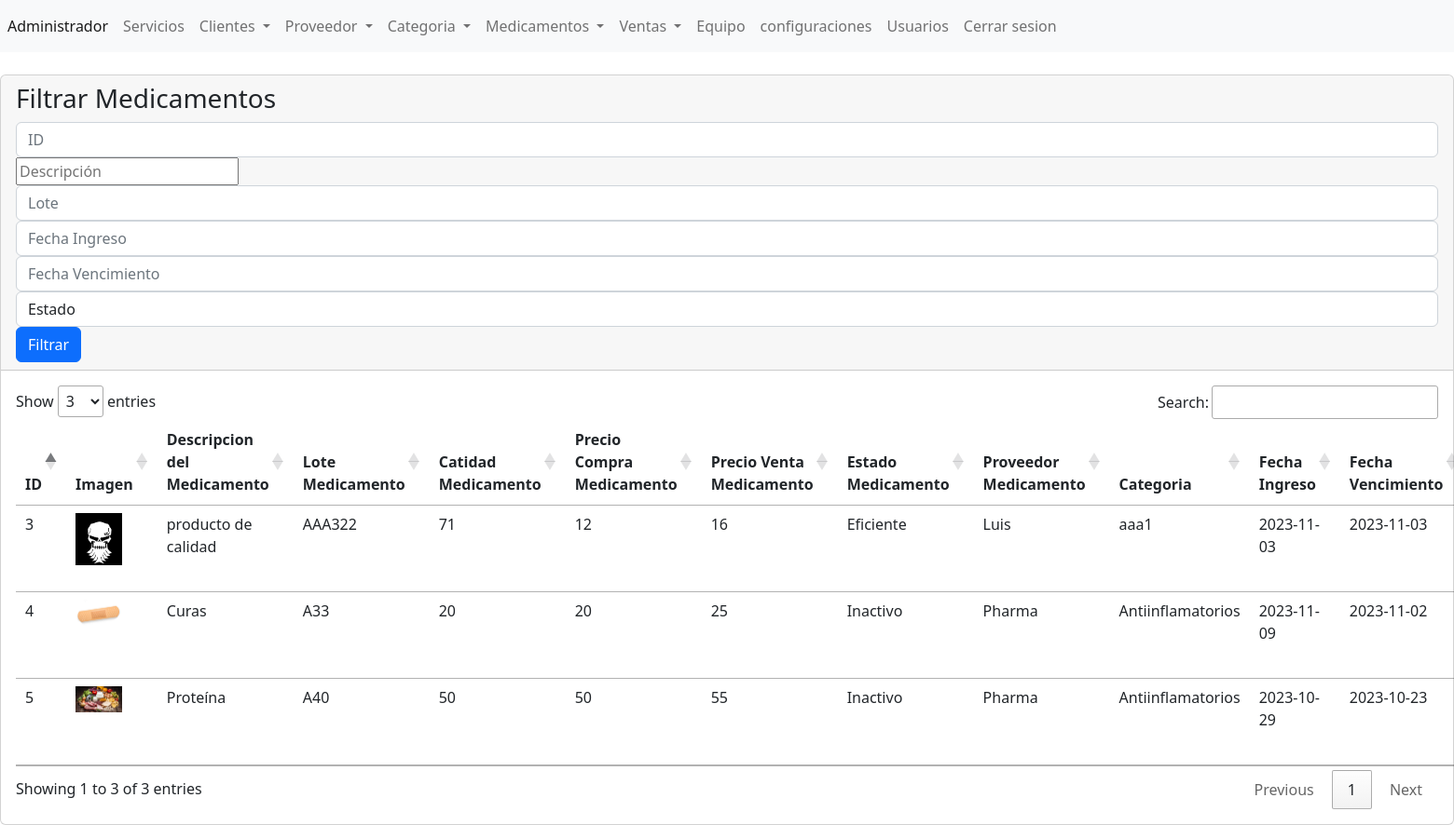
Page /DesarrolloWeb_ProyectoFinal_GRUPO/Practica/admin/secciones/medicamentos/consulta_Medicamentos.php (signed in) on the committed database.
### tables this page shows
CREATE TABLE IF NOT EXISTS `medicamentos` (
  `ID` int NOT NULL AUTO_INCREMENT,
  `imagen` varchar(255) NOT NULL,
  `descripcionMedicamentos` varchar(255) NOT NULL,
  `lote_Medicamentos` varchar(255) NOT NULL,
  `cantidadMedicamentso` int NOT NULL,
  `precioCompraMedicamentos` int NOT NULL,
  `precioVentaMedicamentos` int NOT NULL,
  `estadoMedicamentos` varchar(255) NOT NULL,
  `proveedorMedicamentos` varchar(255) NOT NULL,
  `categoria` varchar(255) NOT NULL,
  `fecha_ingreso` varchar(255) NOT NULL,
  `fecha_vencimiento` varchar(255) NOT NULL,
  `unidad_medida` varchar(255) NOT NULL,
  `numero_estanteria` int NOT NULL,
  `nivel_estanteria` varchar(255) NOT NULL,
  `posicion_estanteria` varchar(255) NOT NULL,
  PRIMARY KEY (`ID`)
);

### DesarrolloWeb_ProyectoFinal_GRUPO/Practica/admin/secciones/medicamentos/consulta_Medicamentos.php (the view, shortened to what this page needs)
<?php
include("../../bd.php");
if ($_SERVER["REQUEST_METHOD"] === "GET") {
    $filtro = [];
    if (!empty($filtro)) {
        $sql = "SELECT * FROM medicamentos WHERE " . implode(" AND ", $filtro);
        $sentencia = $conexion->prepare($sql);
        if (!empty($_GET['ID'])) {
            $sentencia->bindParam(":ID", $ID);
        }
        if (!empty($_GET['descripcion'])) {
            $sentencia->bindParam(":descripcion", $descripcion);
        }
        if (!empty($_GET['lote'])) {
            $sentencia->bindParam(":lote", $lote);
        }
        $sentencia->execute();
        $lista_medicamentos = $sentencia->fetchAll(PDO::FETCH_ASSOC);
    } else {
        $sentencia = $conexion->prepare("SELECT * FROM medicamentos");
        $sentencia->execute();
        $lista_medicamentos = $sentencia->fetchAll(PDO::FETCH_ASSOC);
    }
}
include("../../templates/header.php");
?>
<div class="card">
    <div class="card-header">
        <h3>Filtrar Medicamentos</h3>
        <form action="index.php" method="GET">
            <div class="form-row">
                <div class="col">
                    <input type="text" name="ID" class="form-control" placeholder="ID">
                </div>
                <div class="col">
                    <input type="text" name="descripcion" class "form-control" placeholder="Descripción">
                </div>
                <div class="col">
                    <input type="text" name="lote" class="form-control" placeholder="Lote">
                </div>
                <div class="col">
                    <input type="text" name="fecha_ingreso" class="form-control" placeholder="Fecha Ingreso">
                </div>
                <div class="col">
                    <input type="text" name="fecha_vencimiento" class="form-control" placeholder="Fecha Vencimiento">
                </div>
                <div class="col">
                    <select name="estado" class="form-control">
                        <option value="">Estado</option>
                    </select>
                </div>
                <div class="col">
                    <button type="submit" class="btn btn-primary">Filtrar</button>
                </div>
            </div>
        </form>
    </div>
    <div class="card-body">
        <div class="table-responsive-sm">
            <table class="table">
                <thead>
                    <tr>
                        <th scope="col">ID</th>
                        <th scope="col">Imagen</th>
                        <th scope="col">Descripcion del Medicamento</th>
                        <th scope="col">Lote Medicamento</th>
                        <th scope="col">Catidad Medicamento</th>
                        <th scope="col">Precio Compra Medicamento</th>
                        <th scope="col">Precio Venta Medicamento</th>
                        <th scope="col">Estado Medicamento</th>
                        <th scope="col">Proveedor Medicamento</th>
                        <th scope="col">Categoria</th>
                        <th scope="col">Fecha Ingreso</th>
                        <th scope="col">Fecha Vencimiento</th>
                    </tr>
                </thead>
                <tbody>
                    <?php foreach ($lista_medicamentos as $registros) { ?>
                        <tr>
                            <td><?php echo $registros['ID']; ?></td>
                            <td scope="col">
                                <img width="50" src="../../../assets/img/medicamentos/<?php echo $registros['imagen']; ?>" />
                            </td>
                            <td><?php echo $registros['descripcionMedicamentos']; ?></td>
                            <td><?php echo $registros['lote_Medicamentos']; ?></td>
                            <td><?php echo $registros['cantidadMedicamentso']; ?></td>
                            <td><?php echo $registros['precioCompraMedicamentos']; ?></td>
                            <td><?php echo $registros['precioVentaMedicamentos']; ?></td>
                            <td><?php echo $registros['estadoMedicamentos']; ?></td>
                            <td><?php echo $registros['proveedorMedicamentos']; ?></td>
                            <td><?php echo $registros['categoria']; ?></td>
                            <td><?php echo $registros['fecha_ingreso']; ?></td>
                            <td><?php echo $registros['fecha_vencimiento']; ?></td>
                        </tr>
                    <?php } ?>
                </tbody>
            </table>
        </div>
    </div>
</div>
<?php
include("../../templates/footer.php");
?>

### rows in the picture
medicamentos: ID "3", imagen (picture), descripcionMedicamentos "producto de calidad", lote_Medicamentos "AAA322", cantidadMedicamentso "71", precioCompraMedicamentos "12", precioVentaMedicamentos "16", estadoMedicamentos "Eficiente", proveedorMedicamentos "Luis", categoria "aaa1", fecha_ingreso "2023-11-03", fecha_vencimiento "2023-11-03"
medicamentos: ID "4", imagen (picture), descripcionMedicamentos "Curas", lote_Medicamentos "A33", cantidadMedicamentso "20", precioCompraMedicamentos "20", precioVentaMedicamentos "25", estadoMedicamentos "Inactivo", proveedorMedicamentos "Pharma", categoria "Antiinflamatorios", fecha_ingreso "2023-11-09", fecha_vencimiento "2023-11-02"
medicamentos: ID "5", imagen (picture), descripcionMedicamentos "Proteína", lote_Medicamentos "A40", cantidadMedicamentso "50", precioCompraMedicamentos "50", precioVentaMedicamentos "55", estadoMedicamentos "Inactivo", proveedorMedicamentos "Pharma", categoria "Antiinflamatorios", fecha_ingreso "2023-10-29", fecha_vencimiento "2023-10-23"
